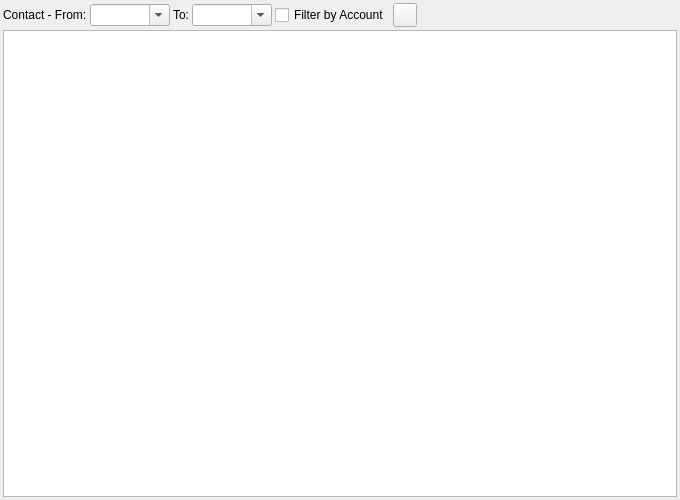
<?xml version="1.0" encoding="UTF-8"?>
<ui version="4.0">
 <class>CRM_ContactReportWidget</class>
 <widget class="QWidget" name="CRM_ContactReportWidget">
  <property name="geometry">
   <rect>
    <x>0</x>
    <y>0</y>
    <width>680</width>
    <height>500</height>
   </rect>
  </property>
  <property name="windowTitle">
   <string>Dialog</string>
  </property>
  <layout class="QGridLayout" name="gridLayout">
   <property name="leftMargin">
    <number>3</number>
   </property>
   <property name="topMargin">
    <number>3</number>
   </property>
   <property name="rightMargin">
    <number>3</number>
   </property>
   <property name="bottomMargin">
    <number>3</number>
   </property>
   <property name="spacing">
    <number>3</number>
   </property>
   <item row="0" column="0">
    <layout class="QHBoxLayout" name="horizontalLayout_2">
     <item>
      <widget class="QLabel" name="lblCustomerFrom">
       <property name="text">
        <string>Contact - From:</string>
       </property>
      </widget>
     </item>
     <item>
      <widget class="QComboBox" name="cbFrom">
       <property name="minimumSize">
        <size>
         <width>80</width>
         <height>0</height>
        </size>
       </property>
       <property name="editable">
        <bool>true</bool>
       </property>
       <property name="maxVisibleItems">
        <number>15</number>
       </property>
      </widget>
     </item>
     <item>
      <widget class="QLabel" name="label_4">
       <property name="text">
        <string>To:</string>
       </property>
      </widget>
     </item>
     <item>
      <widget class="QComboBox" name="cbTo">
       <property name="minimumSize">
        <size>
         <width>80</width>
         <height>0</height>
        </size>
       </property>
       <property name="editable">
        <bool>true</bool>
       </property>
       <property name="maxVisibleItems">
        <number>15</number>
       </property>
      </widget>
     </item>
     <item>
      <widget class="QCheckBox" name="cbFilterByAccount">
       <property name="text">
        <string>Filter by Account</string>
       </property>
      </widget>
     </item>
     <item>
      <widget class="QToolButton" name="pbRefresh">
       <property name="minimumSize">
        <size>
         <width>24</width>
         <height>24</height>
        </size>
       </property>
       <property name="maximumSize">
        <size>
         <width>24</width>
         <height>24</height>
        </size>
       </property>
       <property name="toolTip">
        <string>Refresh contact report</string>
       </property>
       <property name="text">
        <string/>
       </property>
       <property name="icon">
        <iconset resource="../../../db/src/gui/db.qrc">
         <normaloff>:/images/icons/arrow_refresh.png</normaloff>:/images/icons/arrow_refresh.png</iconset>
       </property>
      </widget>
     </item>
     <item>
      <spacer name="horizontalSpacer_2">
       <property name="orientation">
        <enum>Qt::Horizontal</enum>
       </property>
       <property name="sizeHint" stdset="0">
        <size>
         <width>40</width>
         <height>20</height>
        </size>
       </property>
      </spacer>
     </item>
    </layout>
   </item>
   <item row="1" column="0">
    <widget class="RB_TextEdit" name="teReport"/>
   </item>
  </layout>
 </widget>
 <customwidgets>
  <customwidget>
   <class>RB_TextEdit</class>
   <extends>QTextEdit</extends>
   <header>rb_textedit.h</header>
  </customwidget>
 </customwidgets>
 <tabstops>
  <tabstop>teReport</tabstop>
  <tabstop>cbFrom</tabstop>
  <tabstop>cbTo</tabstop>
  <tabstop>cbFilterByAccount</tabstop>
  <tabstop>pbRefresh</tabstop>
 </tabstops>
 <resources>
  <include location="../../../db/src/gui/db.qrc"/>
 </resources>
 <connections/>
</ui>
